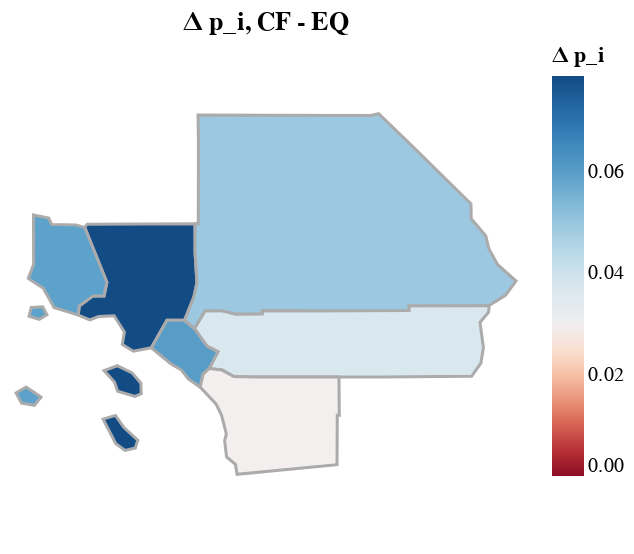

Here is the notebook cell this chart was saved with:
### Code cell
map_p_i_diff

### Figure 1 — Vega-Lite specification as saved in the notebook (floating-point values rounded to 4 significant figures)
{"config": {"view": {"continuousWidth": 300, "continuousHeight": 300}}, "data": {"values": [{"type": "Feature", "geometry": {"type": "MultiPolygon", "coordinates": [[[[-118.1, 33.69], [-118.3, 33.66], [-118.5, 33.73], [-118.4, 33.84], [-118.6, 33.99], [-118.7, 33.98], [-118.8, 33.95], [-119.0, 33.99], [-118.9, 34.07], [-118.8, 34.17], [-118.7, 34.17], [-118.6, 34.29], [-118.9, 34.79], [-118.9, 34.82], [-117.7, 34.82], [-117.7, 34.56], [-117.6, 34.29], [-117.7, 34.16], [-117.8, 33.95], [-118.0, 33.95], [-118.1, 33.69]]], [[[-118.7, 33.49], [-118.5, 33.53], [-118.4, 33.46], [-118.3, 33.37], [-118.3, 33.27], [-118.3, 33.25], [-118.5, 33.3], [-118.6, 33.38], [-118.7, 33.49]]], [[[-118.7, 33.04], [-118.5, 33.07], [-118.4, 32.96], [-118.3, 32.85], [-118.3, 32.77], [-118.4, 32.75], [-118.5, 32.81], [-118.7, 33.04]]]]}, "properties": {"county_i_name": "Los Angeles", "county_i": 0, "H_i_2024_data": 3696405, "H_i_2025_data": 3726527, "N_i_2024_data": 3305000.0, "N_i_2025_data": 3314000.0, "L_i_data": 4742279, "F_i_nofire": 0, "F_i_fire1": 0.01, "p_i_eq": 0.8522, "A_i_eq": 4.662, "A_i_norm_eq": 1.089, "p_i_cf": 0.9312, "diff_p_i": 0.07895, "FID": 1993}}, {"type": "Feature", "geometry": {"type": "Polygon", "coordinates": [[[-117.8, 33.95], [-117.7, 33.87], [-117.5, 33.71], [-117.4, 33.66], [-117.5, 33.51], [-117.6, 33.45], [-117.6, 33.33], [-117.7, 33.41], [-117.8, 33.49], [-117.9, 33.55], [-118.1, 33.69], [-118.0, 33.95], [-117.8, 33.95]]]}, "properties": {"county_i_name": "Orange", "county_i": 1, "H_i_2024_data": 1157564, "H_i_2025_data": 1163983, "N_i_2024_data": 1057000.0, "N_i_2025_data": 1058000.0, "L_i_data": 1547549, "F_i_nofire": 0, "F_i_fire1": 0.0, "p_i_eq": 0.8779, "A_i_eq": 3.601, "A_i_norm_eq": 0.02765, "p_i_cf": 0.9382, "diff_p_i": 0.0603, "FID": 362}}, {"type": "Feature", "geometry": {"type": "Polygon", "coordinates": [[[-116.1, 33.43], [-117.0, 33.43], [-117.2, 33.43], [-117.4, 33.49], [-117.5, 33.51], [-117.4, 33.66], [-117.5, 33.71], [-117.7, 33.87], [-117.6, 34.03], [-117.4, 34.03], [-117.2, 34.0], [-116.9, 34.0], [-116.9, 34.03], [-116.3, 34.03], [-115.3, 34.03], [-115.3, 34.08], [-114.4, 34.08], [-114.4, 34.02], [-114.5, 33.93], [-114.5, 33.7], [-114.5, 33.55], [-114.6, 33.43], [-115.6, 33.43], [-116.1, 33.43]]]}, "properties": {"county_i_name": "Riverside", "county_i": 2, "H_i_2024_data": 882389, "H_i_2025_data": 893304, "N_i_2024_data": 835900.0, "N_i_2025_data": 837500.0, "L_i_data": 1016166, "F_i_nofire": 0, "F_i_fire1": 0.0, "p_i_eq": 0.9256, "A_i_eq": 3.97, "A_i_norm_eq": 0.3969, "p_i_cf": 0.9628, "diff_p_i": 0.03721, "FID": 2943}}, {"type": "Feature", "geometry": {"type": "Polygon", "coordinates": [[[-117.7, 33.87], [-117.8, 33.95], [-117.7, 34.16], [-117.6, 34.29], [-117.7, 34.56], [-117.7, 34.82], [-117.6, 34.82], [-117.6, 35.56], [-117.6, 35.8], [-116.9, 35.8], [-115.7, 35.79], [-115.6, 35.81], [-115.3, 35.5], [-114.6, 35.0], [-114.6, 34.87], [-114.5, 34.71], [-114.4, 34.59], [-114.3, 34.45], [-114.1, 34.3], [-114.3, 34.17], [-114.4, 34.08], [-115.3, 34.08], [-115.3, 34.03], [-116.3, 34.03], [-116.9, 34.03], [-116.9, 34.0], [-117.2, 34.0], [-117.4, 34.03], [-117.6, 34.03], [-117.7, 33.87]]]}, "properties": {"county_i_name": "San Bernardino", "county_i": 3, "H_i_2024_data": 751646, "H_i_2025_data": 758120, "N_i_2024_data": 698500.0, "N_i_2025_data": 700800.0, "L_i_data": 909384, "F_i_nofire": 0, "F_i_fire1": 0.0, "p_i_eq": 0.9006, "A_i_eq": 3.728, "A_i_norm_eq": 0.1551, "p_i_cf": 0.95, "diff_p_i": 0.0494, "FID": 817}}, {"type": "Feature", "geometry": {"type": "Polygon", "coordinates": [[[-117.6, 33.33], [-117.6, 33.45], [-117.5, 33.51], [-117.4, 33.49], [-117.2, 33.43], [-117.0, 33.43], [-116.1, 33.43], [-116.1, 33.07], [-116.1, 33.07], [-116.1, 32.62], [-117.2, 32.53], [-117.2, 32.62], [-117.3, 32.69], [-117.3, 32.84], [-117.3, 32.9], [-117.4, 33.08], [-117.4, 33.18], [-117.6, 33.33]]]}, "properties": {"county_i_name": "San Diego", "county_i": 4, "H_i_2024_data": 1266919, "H_i_2025_data": 1280893, "N_i_2024_data": 1214000.0, "N_i_2025_data": 1220000.0, "L_i_data": 1615443, "F_i_nofire": 0, "F_i_fire1": 0.0, "p_i_eq": 0.9413, "A_i_eq": 3.928, "A_i_norm_eq": 0.3547, "p_i_cf": 0.9708, "diff_p_i": 0.02948, "FID": 1896}}, {"type": "Feature", "geometry": {"type": "MultiPolygon", "coordinates": [[[[-119.4, 34.9], [-119.3, 34.87], [-119.2, 34.81], [-119.0, 34.81], [-118.9, 34.79], [-118.6, 34.29], [-118.7, 34.17], [-118.8, 34.17], [-118.9, 34.07], [-119.0, 33.99], [-119.2, 34.06], [-119.3, 34.24], [-119.5, 34.33], [-119.4, 34.46], [-119.4, 34.9]]], [[[-119.5, 34.06], [-119.3, 34.07], [-119.3, 34.0], [-119.4, 33.95], [-119.5, 33.98], [-119.5, 34.06]]], [[[-119.6, 33.28], [-119.5, 33.33], [-119.4, 33.24], [-119.4, 33.17], [-119.6, 33.19], [-119.6, 33.28]]]]}, "properties": {"county_i_name": "Ventura", "county_i": 5, "H_i_2024_data": 297922, "H_i_2025_data": 300727, "N_i_2024_data": 272400.0, "N_i_2025_data": 272700.0, "L_i_data": 389548, "F_i_nofire": 0, "F_i_fire1": 0.0, "p_i_eq": 0.88, "A_i_eq": 1.55, "A_i_norm_eq": -2.024, "p_i_cf": 0.9393, "diff_p_i": 0.05927, "FID": 963}}]}, "mark": {"type": "geoshape", "stroke": "#ababab", "strokeWidth": 1.5}, "encoding": {"color": {"field": "properties.diff_p_i", "scale": {"domainMid": 0, "scheme": "redblue"}, "title": "Δ p_i", "type": "quantitative"}}, "height": 250, "projection": {"type": "mercator"}, "title": "Δ p_i, CF - EQ", "width": 250, "$schema": "https://vega.github.io/schema/vega-lite/v5.20.1.json"}
